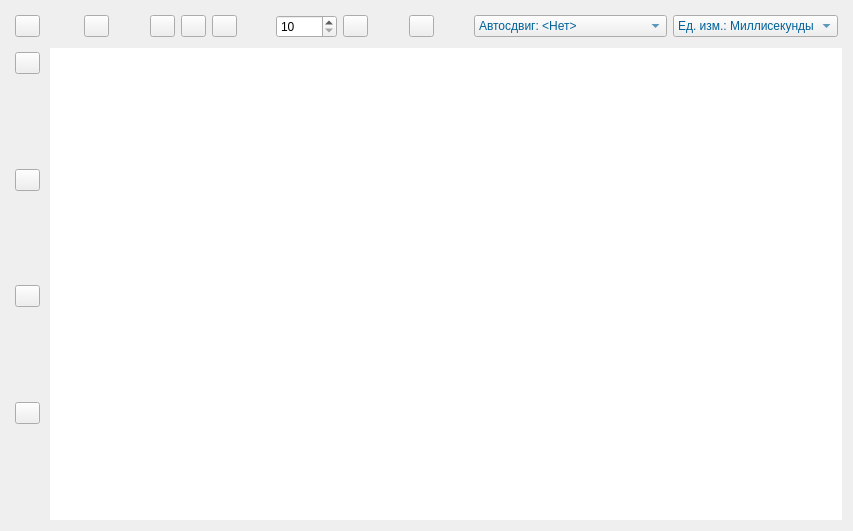
<?xml version="1.0" encoding="UTF-8"?>
<ui version="4.0">
 <class>Form</class>
 <widget class="QWidget" name="Form">
  <property name="geometry">
   <rect>
    <x>0</x>
    <y>0</y>
    <width>853</width>
    <height>531</height>
   </rect>
  </property>
  <property name="windowTitle">
   <string>Form</string>
  </property>
  <layout class="QVBoxLayout" name="vlayMain">
   <item>
    <layout class="QHBoxLayout" name="hlay1">
     <property name="spacing">
      <number>6</number>
     </property>
     <property name="leftMargin">
      <number>4</number>
     </property>
     <item>
      <widget class="QPushButton" name="bnResetChart">
       <property name="maximumSize">
        <size>
         <width>25</width>
         <height>16777215</height>
        </size>
       </property>
       <property name="text">
        <string/>
       </property>
       <property name="icon">
        <iconset resource="res.qrc">
         <normaloff>:/Common/Icons/Basic/Refresh.ico</normaloff>:/Common/Icons/Basic/Refresh.ico</iconset>
       </property>
       <property name="shortcut">
        <string>Ctrl+R</string>
       </property>
      </widget>
     </item>
     <item>
      <widget class="QFrame" name="frameXRange">
       <layout class="QHBoxLayout" name="hlayXRange">
        <property name="leftMargin">
         <number>4</number>
        </property>
        <property name="topMargin">
         <number>4</number>
        </property>
        <property name="rightMargin">
         <number>4</number>
        </property>
        <property name="bottomMargin">
         <number>4</number>
        </property>
        <item>
         <spacer name="hspacer1">
          <property name="orientation">
           <enum>Qt::Horizontal</enum>
          </property>
          <property name="sizeHint" stdset="0">
           <size>
            <width>122</width>
            <height>20</height>
           </size>
          </property>
         </spacer>
        </item>
        <item>
         <widget class="QPushButton" name="bnXRangeDown">
          <property name="maximumSize">
           <size>
            <width>25</width>
            <height>16777215</height>
           </size>
          </property>
          <property name="text">
           <string/>
          </property>
          <property name="icon">
           <iconset>
            <normaloff>../../Common/Icons/Basic/Zoom out.ico</normaloff>../../Common/Icons/Basic/Zoom out.ico</iconset>
          </property>
         </widget>
        </item>
        <item>
         <spacer name="hspacer2">
          <property name="orientation">
           <enum>Qt::Horizontal</enum>
          </property>
          <property name="sizeHint" stdset="0">
           <size>
            <width>123</width>
            <height>20</height>
           </size>
          </property>
         </spacer>
        </item>
        <item>
         <widget class="QPushButton" name="bnXScrollToBegin">
          <property name="maximumSize">
           <size>
            <width>25</width>
            <height>16777215</height>
           </size>
          </property>
          <property name="text">
           <string/>
          </property>
          <property name="icon">
           <iconset resource="res.qrc">
            <normaloff>:/icons/arrow-left3.ico</normaloff>:/icons/arrow-left3.ico</iconset>
          </property>
          <property name="shortcut">
           <string>Ctrl+B</string>
          </property>
         </widget>
        </item>
        <item>
         <widget class="QPushButton" name="bnXRangeActual">
          <property name="maximumSize">
           <size>
            <width>25</width>
            <height>16777215</height>
           </size>
          </property>
          <property name="text">
           <string/>
          </property>
          <property name="icon">
           <iconset resource="res.qrc">
            <normaloff>:/Common/Icons/Basic/Search.ico</normaloff>:/Common/Icons/Basic/Search.ico</iconset>
          </property>
         </widget>
        </item>
        <item>
         <widget class="QPushButton" name="bnScrollToEnd">
          <property name="maximumSize">
           <size>
            <width>25</width>
            <height>16777215</height>
           </size>
          </property>
          <property name="text">
           <string/>
          </property>
          <property name="icon">
           <iconset resource="res.qrc">
            <normaloff>:/icons/arrow-right3.ico</normaloff>:/icons/arrow-right3.ico</iconset>
          </property>
          <property name="shortcut">
           <string>Ctrl+E</string>
          </property>
         </widget>
        </item>
        <item>
         <spacer name="hspacer3">
          <property name="orientation">
           <enum>Qt::Horizontal</enum>
          </property>
          <property name="sizeHint" stdset="0">
           <size>
            <width>122</width>
            <height>20</height>
           </size>
          </property>
         </spacer>
        </item>
        <item>
         <widget class="QSpinBox" name="spinXRange">
          <property name="minimum">
           <number>10</number>
          </property>
          <property name="maximum">
           <number>10000</number>
          </property>
         </widget>
        </item>
        <item>
         <widget class="QPushButton" name="bnXSetRange">
          <property name="maximumSize">
           <size>
            <width>25</width>
            <height>16777215</height>
           </size>
          </property>
          <property name="text">
           <string/>
          </property>
          <property name="icon">
           <iconset resource="res.qrc">
            <normaloff>:/Common/Icons/Basic/Ok2.ico</normaloff>:/Common/Icons/Basic/Ok2.ico</iconset>
          </property>
         </widget>
        </item>
        <item>
         <spacer name="hspacer4">
          <property name="orientation">
           <enum>Qt::Horizontal</enum>
          </property>
          <property name="sizeHint" stdset="0">
           <size>
            <width>123</width>
            <height>20</height>
           </size>
          </property>
         </spacer>
        </item>
        <item>
         <widget class="QPushButton" name="bnXRangeUp">
          <property name="maximumSize">
           <size>
            <width>25</width>
            <height>16777215</height>
           </size>
          </property>
          <property name="text">
           <string/>
          </property>
          <property name="icon">
           <iconset resource="res.qrc">
            <normaloff>:/Common/Icons/Basic/Zoom in.ico</normaloff>:/Common/Icons/Basic/Zoom in.ico</iconset>
          </property>
         </widget>
        </item>
        <item>
         <spacer name="hspacer5">
          <property name="orientation">
           <enum>Qt::Horizontal</enum>
          </property>
          <property name="sizeHint" stdset="0">
           <size>
            <width>122</width>
            <height>20</height>
           </size>
          </property>
         </spacer>
        </item>
        <item>
         <widget class="QComboBox" name="cbXAutoScroll">
          <property name="minimumSize">
           <size>
            <width>0</width>
            <height>0</height>
           </size>
          </property>
          <property name="styleSheet">
           <string notr="true">color: rgb(0, 97, 152);</string>
          </property>
          <property name="inputMethodHints">
           <set>Qt::ImhNone</set>
          </property>
          <property name="currentIndex">
           <number>0</number>
          </property>
          <item>
           <property name="text">
            <string>Автосдвиг: &lt;Нет&gt;</string>
           </property>
          </item>
          <item>
           <property name="text">
            <string>Автосдвиг: На одну точку</string>
           </property>
          </item>
          <item>
           <property name="text">
            <string>Автосдвиг: На 1/2 графика</string>
           </property>
          </item>
          <item>
           <property name="text">
            <string>Автосдвиг: На целый график</string>
           </property>
          </item>
         </widget>
        </item>
        <item>
         <widget class="QComboBox" name="cbXMeasureUnit">
          <property name="minimumSize">
           <size>
            <width>0</width>
            <height>0</height>
           </size>
          </property>
          <property name="styleSheet">
           <string notr="true">color: rgb(0, 97, 152);</string>
          </property>
          <property name="inputMethodHints">
           <set>Qt::ImhNone</set>
          </property>
          <property name="currentIndex">
           <number>1</number>
          </property>
          <item>
           <property name="text">
            <string>Ед. изм.: Отсчеты</string>
           </property>
          </item>
          <item>
           <property name="text">
            <string>Ед. изм.: Миллисекунды</string>
           </property>
          </item>
          <item>
           <property name="text">
            <string>Ед. изм.: Секунды</string>
           </property>
          </item>
         </widget>
        </item>
       </layout>
      </widget>
     </item>
    </layout>
   </item>
   <item>
    <layout class="QHBoxLayout" name="hlay2">
     <item>
      <widget class="QFrame" name="frameYRange">
       <layout class="QVBoxLayout" name="vlayYRange">
        <property name="spacing">
         <number>2</number>
        </property>
        <property name="leftMargin">
         <number>4</number>
        </property>
        <property name="topMargin">
         <number>4</number>
        </property>
        <property name="rightMargin">
         <number>4</number>
        </property>
        <property name="bottomMargin">
         <number>4</number>
        </property>
        <item>
         <widget class="QPushButton" name="bnYAutoscale">
          <property name="maximumSize">
           <size>
            <width>25</width>
            <height>16777215</height>
           </size>
          </property>
          <property name="text">
           <string/>
          </property>
          <property name="icon">
           <iconset resource="res.qrc">
            <normaloff>:/Common/Icons/Basic/Stats.ico</normaloff>:/Common/Icons/Basic/Stats.ico</iconset>
          </property>
          <property name="checkable">
           <bool>true</bool>
          </property>
          <property name="checked">
           <bool>false</bool>
          </property>
         </widget>
        </item>
        <item>
         <spacer name="vspacer1">
          <property name="orientation">
           <enum>Qt::Vertical</enum>
          </property>
          <property name="sizeHint" stdset="0">
           <size>
            <width>20</width>
            <height>84</height>
           </size>
          </property>
         </spacer>
        </item>
        <item>
         <widget class="QPushButton" name="bnYRangeDown">
          <property name="maximumSize">
           <size>
            <width>25</width>
            <height>16777215</height>
           </size>
          </property>
          <property name="text">
           <string/>
          </property>
          <property name="icon">
           <iconset resource="res.qrc">
            <normaloff>:/Common/Icons/Basic/Zoom in.ico</normaloff>:/Common/Icons/Basic/Zoom in.ico</iconset>
          </property>
         </widget>
        </item>
        <item>
         <spacer name="vspacer2">
          <property name="orientation">
           <enum>Qt::Vertical</enum>
          </property>
          <property name="sizeHint" stdset="0">
           <size>
            <width>20</width>
            <height>85</height>
           </size>
          </property>
         </spacer>
        </item>
        <item>
         <widget class="QPushButton" name="bnYRangeActual">
          <property name="maximumSize">
           <size>
            <width>25</width>
            <height>16777215</height>
           </size>
          </property>
          <property name="text">
           <string/>
          </property>
          <property name="icon">
           <iconset resource="res.qrc">
            <normaloff>:/Common/Icons/Basic/Search.ico</normaloff>:/Common/Icons/Basic/Search.ico</iconset>
          </property>
         </widget>
        </item>
        <item>
         <spacer name="vspacer3">
          <property name="orientation">
           <enum>Qt::Vertical</enum>
          </property>
          <property name="sizeHint" stdset="0">
           <size>
            <width>20</width>
            <height>84</height>
           </size>
          </property>
         </spacer>
        </item>
        <item>
         <widget class="QPushButton" name="bnYRangeUp">
          <property name="maximumSize">
           <size>
            <width>25</width>
            <height>16777215</height>
           </size>
          </property>
          <property name="text">
           <string/>
          </property>
          <property name="icon">
           <iconset resource="res.qrc">
            <normaloff>:/Common/Icons/Basic/Zoom out.ico</normaloff>:/Common/Icons/Basic/Zoom out.ico</iconset>
          </property>
         </widget>
        </item>
        <item>
         <spacer name="vspacer4">
          <property name="orientation">
           <enum>Qt::Vertical</enum>
          </property>
          <property name="sizeHint" stdset="0">
           <size>
            <width>20</width>
            <height>40</height>
           </size>
          </property>
         </spacer>
        </item>
       </layout>
      </widget>
     </item>
     <item>
      <widget class="QWidget" name="widget" native="true">
       <property name="sizePolicy">
        <sizepolicy hsizetype="Expanding" vsizetype="Expanding">
         <horstretch>0</horstretch>
         <verstretch>0</verstretch>
        </sizepolicy>
       </property>
       <property name="styleSheet">
        <string notr="true">background-color: rgb(255, 255, 255);</string>
       </property>
      </widget>
     </item>
    </layout>
   </item>
  </layout>
  <zorder></zorder>
  <zorder></zorder>
 </widget>
 <resources>
  <include location="res.qrc"/>
 </resources>
 <connections/>
</ui>
